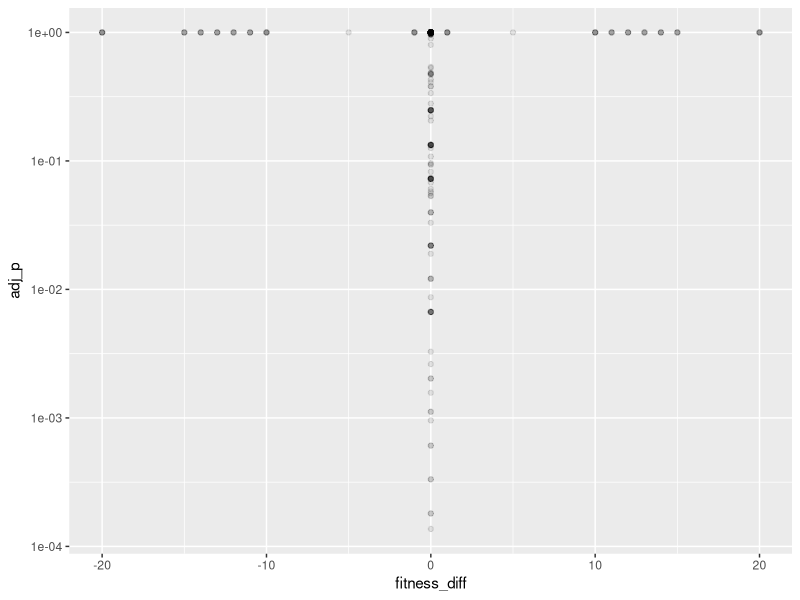
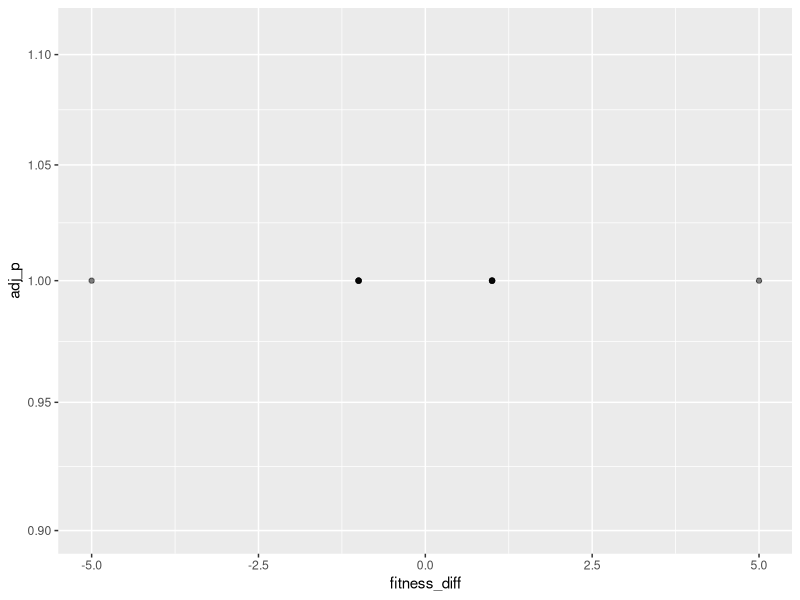
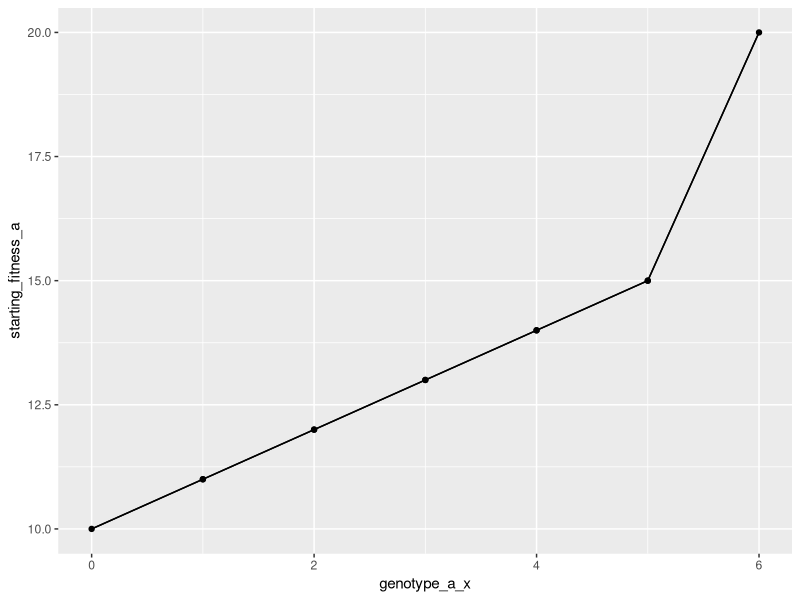
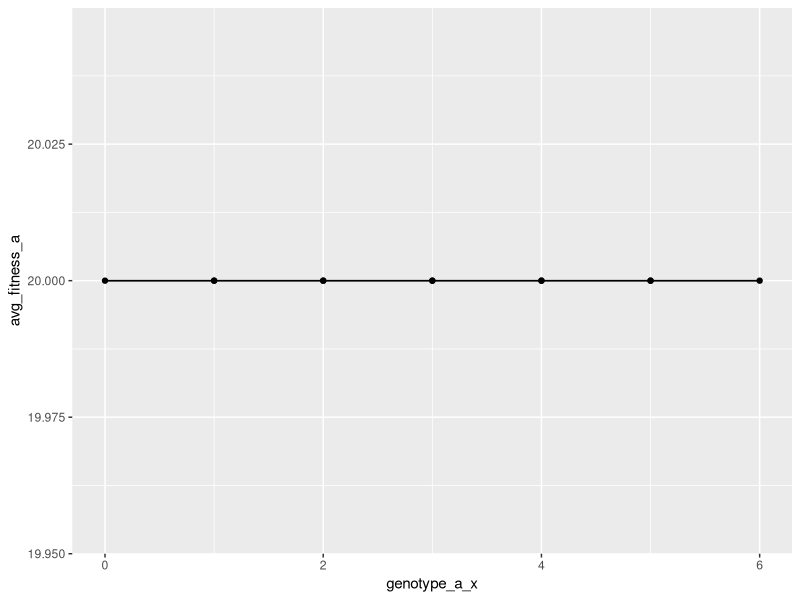
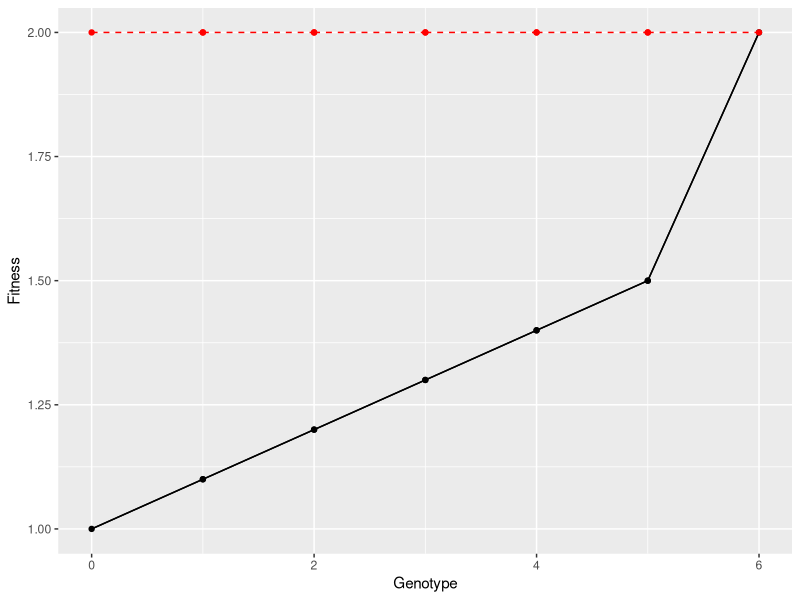

These charts were generated, in order, by the following R code:
rm(list = ls())

library(ggplot2)
library(cowplot)

plot_dir = '../plots'
if(!dir.exists(plot_dir)){
  dir.create(plot_dir, recursive = T)
}

df_pairwise = read.csv('../data/pairwise_data.csv')

df_trimmed = df_pairwise[df_pairwise$starting_fitness_a != 0 & df_pairwise$starting_fitness_b != 0,]

ggplot(df_pairwise, aes(x = fitness_diff, y = adj_p)) + 
  scale_y_log10() +
  geom_point(alpha = 0.1)

ggplot(df_trimmed, aes(x = fitness_diff, y = adj_p)) + 
  scale_y_log10() + 
  geom_point(alpha = 0.5)

x_map = c(
  '0' = 0,
  '32' = 1,
  '48' = 2,
  '56' = 3,
  '60' = 4,
  '62' = 5,
  '63' =6
)

df_trimmed$genotype_a_x = 0
df_trimmed$genotype_b_x = 0
for(row_idx in 1:nrow(df_trimmed)){
  df_trimmed[row_idx,]$genotype_a_x = x_map[as.character(df_trimmed[row_idx,]$genotype_a)][[1]]
  df_trimmed[row_idx,]$genotype_b_x = x_map[as.character(df_trimmed[row_idx,]$genotype_b)][[1]]
}

ggplot(df_trimmed, aes(x = genotype_a_x, y = starting_fitness_a)) + 
  geom_segment(aes(xend = genotype_b_x, yend = starting_fitness_b)) + 
  geom_point()

ggplot(df_trimmed, aes(x = genotype_a_x, y = avg_fitness_a)) + 
  geom_segment(aes(xend = genotype_b_x, yend = avg_fitness_b)) + 
  geom_point(aes(y = avg_fitness_a))


fitness_baseline = 10
df_trimmed$starting_fitness_a_norm = df_trimmed$starting_fitness_a / fitness_baseline
df_trimmed$starting_fitness_b_norm = df_trimmed$starting_fitness_b / fitness_baseline
df_trimmed$avg_fitness_a_norm = df_trimmed$avg_fitness_a / fitness_baseline
df_trimmed$avg_fitness_b_norm = df_trimmed$avg_fitness_b / fitness_baseline
df_trimmed$sd_fitness_a_norm = df_trimmed$fitness_sd_a / fitness_baseline
df_trimmed$sd_fitness_b_norm = df_trimmed$fitness_sd_b / fitness_baseline

ggplot(df_trimmed) + 
  geom_segment(aes(x = genotype_a_x, xend = genotype_b_x, y = starting_fitness_a_norm, yend = starting_fitness_b_norm)) + 
  geom_point(aes(x = genotype_a_x, y = starting_fitness_a_norm))  +
  geom_segment(data=df_trimmed[df_trimmed$genotype_a_x < df_trimmed$genotype_b_x,], aes(x = genotype_a_x, xend = genotype_b_x, y = avg_fitness_a_norm, yend = avg_fitness_b_norm), color = 'red', linetype='dashed') + 
  geom_point(aes(x = genotype_a_x, y = avg_fitness_a_norm), color = 'red') + 
  xlab('Genotype') + 
  ylab('Fitness')


df_trimmed$is_signif = df_trimmed$adj_p < 0.05
if(sum(df_trimmed$is_signif) > 0){
  df_trimmed$signif_marker = ''
  df_trimmed[df_trimmed$adj_p < 0.05,]$signif_marker = '*'
  df_trimmed[df_trimmed$adj_p < 0.01,]$signif_marker = '**'
  df_trimmed[df_trimmed$adj_p < 0.001,]$signif_marker = '***'
  df_trimmed$signif_text = paste0('p=', round(df_trimmed$adj_p, 3))
  df_trimmed[df_trimmed$adj_p < 0.001,]$signif_text = 'p < 0.001'
  
  df_trimmed$text_x = (df_trimmed$genotype_a_x + df_trimmed$genotype_b_x) / 2
  
  ggplot(df_trimmed) + 
    geom_segment(aes(x = genotype_a_x, xend = genotype_b_x, y = starting_fitness_a_norm, yend = starting_fitness_b_norm)) + 
    geom_point(aes(x = genotype_a_x, y = starting_fitness_a_norm))  +
    geom_segment(data=df_trimmed[df_trimmed$genotype_a_x < df_trimmed$genotype_b_x,], aes(x = genotype_a_x, xend = genotype_b_x, y = avg_fitness_a_norm, yend = avg_fitness_b_norm), color = 'red', linetype='dashed') + 
    geom_point(aes(x = genotype_a_x, y = avg_fitness_a_norm), color = 'red') + 
    geom_segment(data=df_trimmed[df_trimmed$is_signif,], aes(x = genotype_b_x + 0.1, xend = genotype_a_x - 0.1, y = 0.95, yend = 0.95), 
                color = 'red',
                arrow=arrow(type = 'closed', length = unit(0.35, 'cm'))) + 
    geom_text(data = df_trimmed[df_trimmed$is_signif,], aes(x = text_x, y = 0.9, label = signif_marker)) + 
    geom_text(data = df_trimmed[df_trimmed$is_signif,], aes(x = text_x, y = 0.85, label = signif_text)) + 
    xlab('Genotype') + 
    ylab('Fitness') + 
    scale_y_continuous(limits = c(0.85, 2.05), breaks = c(1, 1.25, 1.5, 1.75, 2))
  ggsave(paste0(plot_dir, '/summary_plot_original.pdf'), units = 'in', width = 6.5, height = 4.5)
  ggsave(paste0(plot_dir, '/summary_plot_original.png'), units = 'in', width = 6.5, height = 4.5)


  theme_set(theme_cowplot())
  
  ggplot(df_trimmed) + 
    geom_segment(aes(x = genotype_a_x, xend = genotype_b_x, y = starting_fitness_a_norm, yend = starting_fitness_b_norm, color = 'Starting fitness')) + 
    geom_point(aes(x = genotype_a_x, y = starting_fitness_a_norm, color = 'Starting fitness'))  +
    geom_segment(data=df_trimmed[df_trimmed$genotype_a_x < df_trimmed$genotype_b_x,], 
                 aes(x = genotype_a_x, xend = genotype_b_x, y = avg_fitness_a_norm, yend = avg_fitness_b_norm, color = 'Average evolved fitness (N=100)'), linetype='dashed') + 
    #geom_errorbar(aes(x = genotype_a_x, ymin = avg_fitness_a_norm - sd_fitness_a_norm, ymax = avg_fitness_a_norm + sd_fitness_a_norm, color = 'Average evolved fitness')) + 
    geom_point(aes(x = genotype_a_x, y = avg_fitness_a_norm, color = 'Average evolved fitness (N=100)')) + 
    geom_segment(data=df_trimmed[df_trimmed$is_signif,], aes(x = genotype_b_x + 0.1, xend = genotype_a_x - 0.1, y = 0.675, yend = 0.675), 
                color = 'red',
                arrow=arrow(type = 'closed', length = unit(0.35, 'cm'))) + 
    geom_text(data = df_trimmed[df_trimmed$is_signif,], aes(x = text_x, y = 0.6, label = signif_marker)) + 
    geom_text(data = df_trimmed[df_trimmed$is_signif,], aes(x = text_x, y = 0.55, label = signif_text)) + 
    xlab('Genotype') + 
    ylab('Fitness') + 
    labs(color = '') +
    scale_color_manual(values = c('Starting fitness' = '#000000', 'Average evolved fitness (N=100)' = '#ff0000')) +
    scale_y_continuous(limits = c(0.5, 2.05), breaks = c(0.75, 1, 1.25, 1.5, 1.75, 2)) + 
    scale_x_continuous(limits = c(0, 6), breaks = -1:6, minor_breaks = -1:6) +
    theme(legend.position = 'bottom') + 
    theme(axis.text.x = element_blank()) +
    theme(panel.grid = element_line(color = '#dddddd'))
  ggsave(paste0(plot_dir, '/summary_plot.pdf'), units = 'in', width = 6.5, height = 4.5)
  ggsave(paste0(plot_dir, '/summary_plot.png'), units = 'in', width = 6.5, height = 4.5)

} else {
  ggplot(df_trimmed) + 
    geom_segment(aes(x = genotype_a_x, xend = genotype_b_x, y = starting_fitness_a_norm, yend = starting_fitness_b_norm)) + 
    geom_point(aes(x = genotype_a_x, y = starting_fitness_a_norm))  +
    geom_segment(data=df_trimmed[df_trimmed$genotype_a_x < df_trimmed$genotype_b_x,], aes(x = genotype_a_x, xend = genotype_b_x, y = avg_fitness_a_norm, yend = avg_fitness_b_norm), color = 'red', linetype='dashed') + 
    geom_point(aes(x = genotype_a_x, y = avg_fitness_a_norm), color = 'red') + 
    xlab('Genotype') + 
    ylab('Fitness') + 
    scale_y_continuous(limits = c(0.85, 2.05), breaks = c(1, 1.25, 1.5, 1.75, 2))
  ggsave(paste0(plot_dir, '/summary_plot_original.pdf'), units = 'in', width = 6.5, height = 4.5)
  ggsave(paste0(plot_dir, '/summary_plot_original.png'), units = 'in', width = 6.5, height = 4.5)


  theme_set(theme_cowplot())
  
  ggplot(df_trimmed) + 
    geom_segment(aes(x = genotype_a_x, xend = genotype_b_x, y = starting_fitness_a_norm, yend = starting_fitness_b_norm, color = 'Starting fitness')) + 
    geom_point(aes(x = genotype_a_x, y = starting_fitness_a_norm, color = 'Starting fitness'))  +
    geom_segment(data=df_trimmed[df_trimmed$genotype_a_x < df_trimmed$genotype_b_x,], 
                 aes(x = genotype_a_x, xend = genotype_b_x, y = avg_fitness_a_norm, yend = avg_fitness_b_norm, color = 'Average evolved fitness (N=100)'), linetype='dashed') + 
    #geom_errorbar(aes(x = genotype_a_x, ymin = avg_fitness_a_norm - sd_fitness_a_norm, ymax = avg_fitness_a_norm + sd_fitness_a_norm, color = 'Average evolved fitness')) + 
    geom_point(aes(x = genotype_a_x, y = avg_fitness_a_norm, color = 'Average evolved fitness (N=100)')) + 
    xlab('Genotype') + 
    ylab('Fitness') + 
    labs(color = '') +
    scale_color_manual(values = c('Starting fitness' = '#000000', 'Average evolved fitness (N=100)' = '#ff0000')) +
    scale_y_continuous(limits = c(0.9, 2.05), breaks = c(1, 1.25, 1.5, 1.75, 2)) + 
    scale_x_continuous(limits = c(0, 6), breaks = -1:6, minor_breaks = -1:6) +
    theme(legend.position = 'bottom') + 
    theme(axis.text.x = element_blank()) +
    theme(panel.grid = element_line(color = '#dddddd'))
  ggsave(paste0(plot_dir, '/summary_plot.pdf'), units = 'in', width = 6.5, height = 4.5)
  ggsave(paste0(plot_dir, '/summary_plot.png'), units = 'in', width = 6.5, height = 4.5)
  
}

